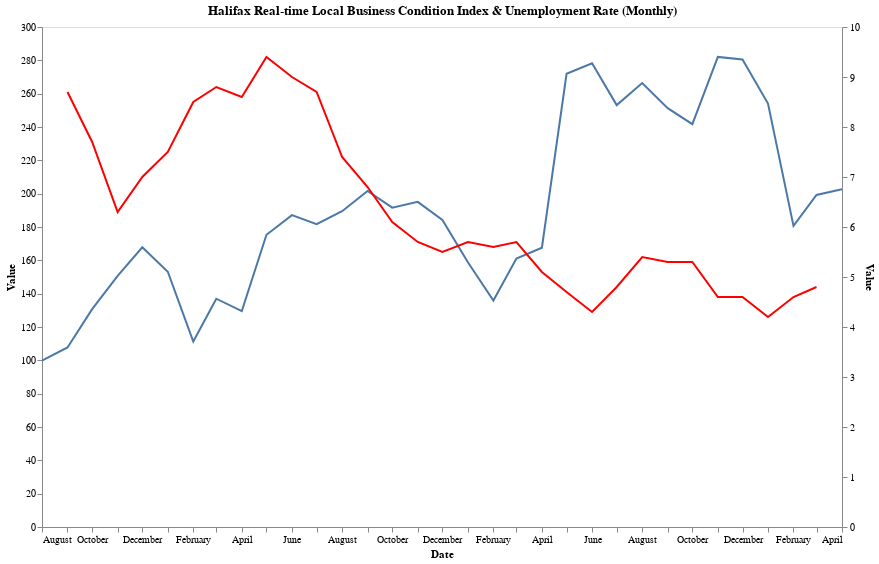

Source (notebook cell):
### Markdown cell above
Plot separately (have not combined the data in a dataframe)

### Code cell
# combine the plot of the two dataframes
chart1 = alt.Chart(RT_LBCI_Halifax_monthly, title = "Halifax Real-time Local Business Condition Index & Unemployment Rate (Monthly)").mark_line().encode(
    x='Date:T',
    y='Value:Q',
)

chart2 = alt.Chart(unemploy_rate_halifax).mark_line(color='red').encode(
    x='Date:T',
    y='Value:Q',
)

(chart1 + chart2
).properties(width=800,height=500
).resolve_scale(y='independent'
).configure_axis(grid=False
).interactive()

### Figure 1 — Vega-Lite specification as saved in the notebook (floating-point values rounded to 4 significant figures)
{"config": {"view": {"continuousWidth": 400, "continuousHeight": 300}, "axis": {"grid": false}}, "layer": [{"data": {"name": "data-103f590f70336e466bf696b8a0317a26"}, "mark": "line", "encoding": {"x": {"field": "Date", "type": "temporal"}, "y": {"field": "Value", "type": "quantitative"}}, "selection": {"selector003": {"type": "interval", "bind": "scales", "encodings": ["x", "y"]}}, "title": "Halifax Real-time Local Business Condition Index & Unemployment Rate (Monthly)"}, {"data": {"name": "data-9542b757da5a2586ce0c41d829e28e75"}, "mark": {"type": "line", "color": "red"}, "encoding": {"x": {"field": "Date", "type": "temporal"}, "y": {"field": "Value", "type": "quantitative"}}}], "height": 500, "resolve": {"scale": {"y": "independent"}}, "width": 800, "$schema": "https://vega.github.io/schema/vega-lite/v4.17.0.json", "datasets": {"data-103f590f70336e466bf696b8a0317a26": [{"Date": "2020-08-01T00:00:00", "Value": 99.78}, {"Date": "2020-09-01T00:00:00", "Value": 107.7}, {"Date": "2020-10-01T00:00:00", "Value": 130.7}, {"Date": "2020-11-01T00:00:00", "Value": 150.7}, {"Date": "2020-12-01T00:00:00", "Value": 167.9}, {"Date": "2021-01-01T00:00:00", "Value": 153.1}, {"Date": "2021-02-01T00:00:00", "Value": 111.3}, {"Date": "2021-03-01T00:00:00", "Value": 137.0}, {"Date": "2021-04-01T00:00:00", "Value": 129.6}, {"Date": "2021-05-01T00:00:00", "Value": 175.3}, {"Date": "2021-06-01T00:00:00", "Value": 187.1}, {"Date": "2021-07-01T00:00:00", "Value": 181.7}, {"Date": "2021-08-01T00:00:00", "Value": 189.4}, {"Date": "2021-09-01T00:00:00", "Value": 201.7}, {"Date": "2021-10-01T00:00:00", "Value": 191.6}, {"Date": "2021-11-01T00:00:00", "Value": 195.1}, {"Date": "2021-12-01T00:00:00", "Value": 184.3}, {"Date": "2022-01-01T00:00:00", "Value": 158.8}, {"Date": "2022-02-01T00:00:00", "Value": 135.9}, {"Date": "2022-03-01T00:00:00", "Value": 161.1}, {"Date": "2022-04-01T00:00:00", "Value": 167.5}, {"Date": "2022-05-01T00:00:00", "Value": 271.9}, {"Date": "2022-06-01T00:00:00", "Value": 278.2}, {"Date": "2022-07-01T00:00:00", "Value": 253.1}, {"Date": "2022-08-01T00:00:00", "Value": 266.4}, {"Date": "2022-09-01T00:00:00", "Value": 251.3}, {"Date": "2022-10-01T00:00:00", "Value": 241.7}, {"Date": "2022-11-01T00:00:00", "Value": 282.0}, {"Date": "2022-12-01T00:00:00", "Value": 280.5}, {"Date": "2023-01-01T00:00:00", "Value": 254.0}, {"Date": "2023-02-01T00:00:00", "Value": 180.6}, {"Date": "2023-03-01T00:00:00", "Value": 199.2}, {"Date": "2023-04-01T00:00:00", "Value": 202.7}], "data-9542b757da5a2586ce0c41d829e28e75": [{"Date": "2020-09-01T00:00:00", "Value": 8.7}, {"Date": "2020-10-01T00:00:00", "Value": 7.7}, {"Date": "2020-11-01T00:00:00", "Value": 6.3}, {"Date": "2020-12-01T00:00:00", "Value": 7.0}, {"Date": "2021-01-01T00:00:00", "Value": 7.5}, {"Date": "2021-02-01T00:00:00", "Value": 8.5}, {"Date": "2021-03-01T00:00:00", "Value": 8.8}, {"Date": "2021-04-01T00:00:00", "Value": 8.6}, {"Date": "2021-05-01T00:00:00", "Value": 9.4}, {"Date": "2021-06-01T00:00:00", "Value": 9.0}, {"Date": "2021-07-01T00:00:00", "Value": 8.7}, {"Date": "2021-08-01T00:00:00", "Value": 7.4}, {"Date": "2021-09-01T00:00:00", "Value": 6.8}, {"Date": "2021-10-01T00:00:00", "Value": 6.1}, {"Date": "2021-11-01T00:00:00", "Value": 5.7}, {"Date": "2021-12-01T00:00:00", "Value": 5.5}, {"Date": "2022-01-01T00:00:00", "Value": 5.7}, {"Date": "2022-02-01T00:00:00", "Value": 5.6}, {"Date": "2022-03-01T00:00:00", "Value": 5.7}, {"Date": "2022-04-01T00:00:00", "Value": 5.1}, {"Date": "2022-05-01T00:00:00", "Value": 4.7}, {"Date": "2022-06-01T00:00:00", "Value": 4.3}, {"Date": "2022-07-01T00:00:00", "Value": 4.8}, {"Date": "2022-08-01T00:00:00", "Value": 5.4}, {"Date": "2022-09-01T00:00:00", "Value": 5.3}, {"Date": "2022-10-01T00:00:00", "Value": 5.3}, {"Date": "2022-11-01T00:00:00", "Value": 4.6}, {"Date": "2022-12-01T00:00:00", "Value": 4.6}, {"Date": "2023-01-01T00:00:00", "Value": 4.2}, {"Date": "2023-02-01T00:00:00", "Value": 4.6}, {"Date": "2023-03-01T00:00:00", "Value": 4.8}]}}
